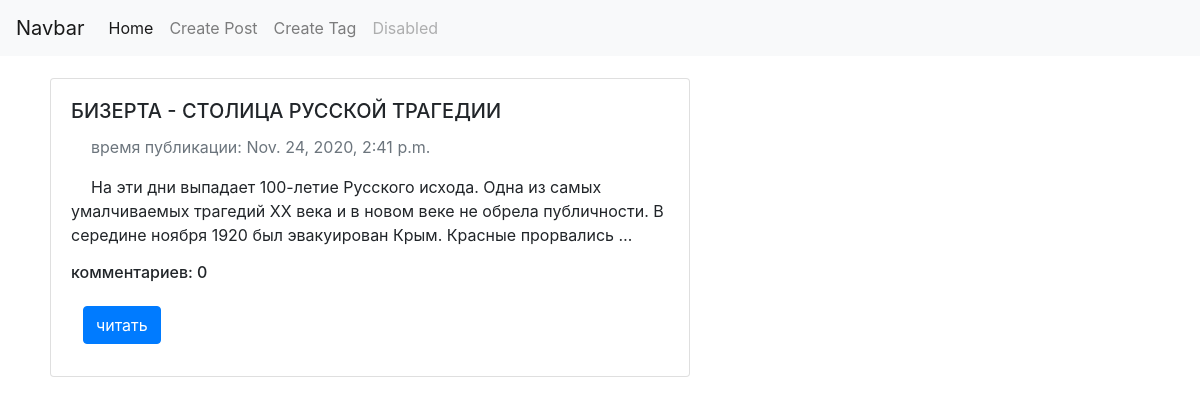
/tags/war/, run on the app's committed database.
### posts/models.py (models this page shows, shortened)
class Post(models.Model):
    title = models.CharField(max_length=150)
    text = models.TextField(blank=True)
    pub_date = models.DateTimeField(auto_now_add=True)
    slug = models.SlugField(max_length=50, unique=True)
    tags = models.ManyToManyField('Tag', blank=True, related_name='posts')
    def get_absolute_url(self):
        return reverse('post_details_url', kwargs={'slug': self.slug})
    @property
    def get_commets_count(self):
        return f"комментариев: {Post.objects.filter(pk=self.pk).aggregate(Count('comments'))['comments__count']}"
    class Meta:
        ordering = ['-pub_date']
        verbose_name = 'пост'
        verbose_name_plural = 'посты'

### posts/views.py (the view)
# urls.py: path('tags/<str:slug>/', views.TagPosts.as_view(), name='tags_url'),
class TagPosts(View):
    def get(self, request, slug):
        posts = Post.objects.filter(tags__slug=slug)
        return render(request, 'tags.html', context={'posts': posts,
                                                     'tag_slug': slug, })

### templates/tags.html (shortened to what this page needs)
{% extends 'base_blog.html' %}
{% block content %}
<div class="container">
    {% for post in posts %}
      {% include 'includes/post_card_template.html' %}
    {% endfor %}
</div>
{% endblock %}

### templates/includes/post_card_template.html
 <div class="card" style="width: 40rem; margin-left:5px">
    <div class="card-body">
      <h5 class="card-title">{{post.title}}</h5>
      <p class="text-muted">
        время публикации: {{post.pub_date}}
      </p>
      <p class="card-text">{{post.text|truncatewords:30}}</p>
      <h6 class="card-title">{{post.get_commets_count}}</h6>
      <a href="{{post.get_absolute_url}}" class="btn btn-primary">читать</a>
    </div>
  </div>

### templates/base_blog.html (style rules this page uses)
.card { margin-left:5%; }
p { text-indent:20px; }
.btn { margin:2%; }
.card { margin:2%; }

### data on the page
Post: title "БИЗЕРТА - СТОЛИЦА РУССКОЙ ТРАГЕДИИ", pub_date "Nov. 24, 2020, 2:41 p.m.", text "На эти дни выпадает 100-летие Русского исхода. Одна из самых умалчиваемых трагедий ХХ века и в новом веке не обрела публичности. В середине ноября 1920 был эвакуирован Крым. Красные прорвались …", get_commets_count "комментариев: 0"
